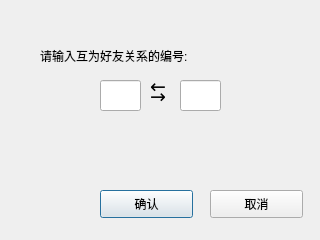
<?xml version="1.0" encoding="UTF-8"?>
<ui version="4.0">
 <class>Dialog_in_ar</class>
 <widget class="QDialog" name="Dialog_in_ar">
  <property name="geometry">
   <rect>
    <x>0</x>
    <y>0</y>
    <width>320</width>
    <height>240</height>
   </rect>
  </property>
  <property name="windowTitle">
   <string>Dialog</string>
  </property>
  <property name="modal">
   <bool>true</bool>
  </property>
  <widget class="QLineEdit" name="lineEdit">
   <property name="geometry">
    <rect>
     <x>100</x>
     <y>80</y>
     <width>41</width>
     <height>31</height>
    </rect>
   </property>
   <property name="text">
    <string/>
   </property>
  </widget>
  <widget class="QLineEdit" name="lineEdit_2">
   <property name="geometry">
    <rect>
     <x>180</x>
     <y>80</y>
     <width>41</width>
     <height>31</height>
    </rect>
   </property>
   <property name="text">
    <string/>
   </property>
  </widget>
  <widget class="QLabel" name="label">
   <property name="geometry">
    <rect>
     <x>40</x>
     <y>40</y>
     <width>211</width>
     <height>31</height>
    </rect>
   </property>
   <property name="text">
    <string>请输入互为好友关系的编号:</string>
   </property>
  </widget>
  <widget class="QLabel" name="label_2">
   <property name="geometry">
    <rect>
     <x>150</x>
     <y>80</y>
     <width>31</width>
     <height>31</height>
    </rect>
   </property>
   <property name="font">
    <font>
     <family>Agency FB</family>
     <pointsize>14</pointsize>
    </font>
   </property>
   <property name="text">
    <string>→</string>
   </property>
  </widget>
  <widget class="QPushButton" name="pushButton">
   <property name="geometry">
    <rect>
     <x>100</x>
     <y>190</y>
     <width>93</width>
     <height>28</height>
    </rect>
   </property>
   <property name="text">
    <string>确认</string>
   </property>
  </widget>
  <widget class="QPushButton" name="pushButton_2">
   <property name="geometry">
    <rect>
     <x>210</x>
     <y>190</y>
     <width>93</width>
     <height>28</height>
    </rect>
   </property>
   <property name="text">
    <string>取消</string>
   </property>
  </widget>
  <widget class="QLabel" name="label_3">
   <property name="geometry">
    <rect>
     <x>150</x>
     <y>70</y>
     <width>31</width>
     <height>31</height>
    </rect>
   </property>
   <property name="font">
    <font>
     <family>Agency FB</family>
     <pointsize>14</pointsize>
    </font>
   </property>
   <property name="text">
    <string>←</string>
   </property>
  </widget>
 </widget>
 <resources/>
 <connections/>
</ui>
